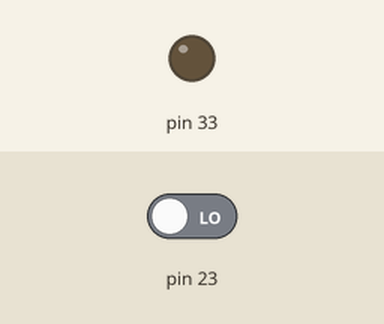
Recording of a program running on a simulated Raspberry Pi (header pin numbers). Parts: output pins drawn as LEDs (lit = HIGH). The test bench sets the inputs (shaded band); at power-on: pin 23 LOW.

Above: at 1.2 s.
1.3 s: pin 23 driven HIGH
At 1.7 s:
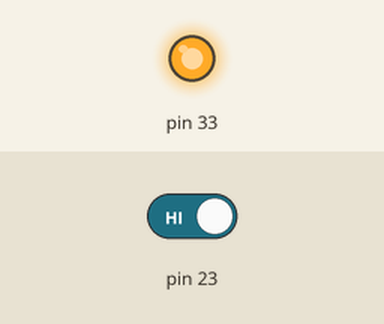
2.8 s: pin 23 driven LOW
At 4.0 s:
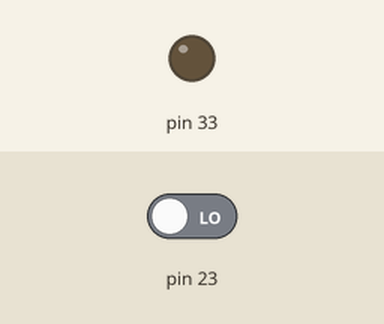
Timing chart, 0 to 5.8 s (numbered marks = the images above; inputs shaded):
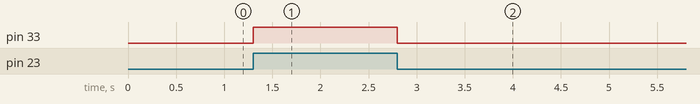

The program:

Project_10_LDR_sensor_with_RPI.py
```python
import RPi.GPIO as gp
from time import sleep
gp.setwarnings(False)
gp.setmode(gp.BOARD)    # Set the GPIO pin numbering mode to BOARD
gp.setup(23, gp.IN)     # Set pin 23 as input (reading from sensor)
gp.setup(33, gp.OUT)    # Set pin 33 as output (LED)

while True:
    try:
        if gp.input(23) == 1:     # If the input from pin 23 is HIGH (1)
            gp.output(33, gp.HIGH)    # Turn on the LED (set pin 33 to HIGH)
        elif gp.input(23) == 0:   # If the input from pin 23 is LOW (0)
            gp.output(33, gp.LOW)     # Turn off the LED (set pin 33 to LOW)
    except KeyboardInterrupt:   # If the user interrupts the program with Ctrl+C
        gp.cleanup()   # Clean up GPIO settings
        break   # Exit the loop and end the program
```

Measured:
- after the input at 1.3 s, pin 33: LOW → HIGH at once
- after the input at 2.8 s, pin 33: HIGH → LOW at once
